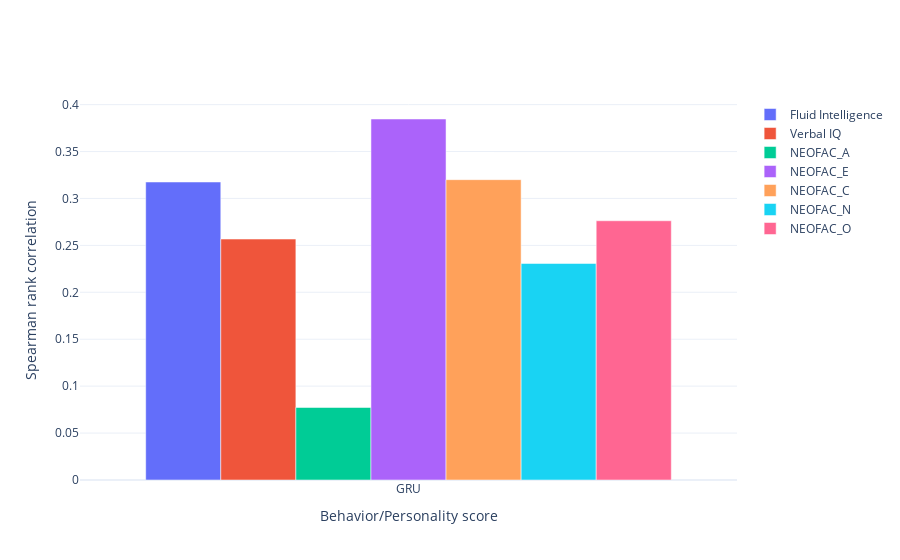

The notebook cell saved with this chart:
### Code cell
fig = go.Figure()
for bhv in select_bhv:
    y = []
    x = []
    for model in models:
        x.append(model.upper())
        y.append(test_acc[model][bhv])
    bar = go.Bar(name = pretty_bhv[bhv],
                 x = x, y = y)
    fig.add_trace(bar)
    
fig.update_layout(barmode = 'group')
fig.update_xaxes(title_text = 'Behavior/Personality score')
fig.update_yaxes(title_text = pretty_score)
fig.show()

### Figure 1 — Plotly figure (JSON) as saved in the notebook; plotly's stock layout.template omitted (floating-point values rounded to 4 significant figures)
{"data": [{"name": "Fluid Intelligence", "type": "bar", "x": ["GRU"], "y": [0.3175]}, {"name": "Verbal IQ", "type": "bar", "x": ["GRU"], "y": [0.2567]}, {"name": "NEOFAC_A", "type": "bar", "x": ["GRU"], "y": [0.07724]}, {"name": "NEOFAC_E", "type": "bar", "x": ["GRU"], "y": [0.3847]}, {"name": "NEOFAC_C", "type": "bar", "x": ["GRU"], "y": [0.32]}, {"name": "NEOFAC_N", "type": "bar", "x": ["GRU"], "y": [0.2307]}, {"name": "NEOFAC_O", "type": "bar", "x": ["GRU"], "y": [0.2762]}], "layout": {"barmode": "group", "xaxis": {"title": {"text": "Behavior/Personality score"}}, "yaxis": {"title": {"text": "Spearman rank correlation"}}}}
